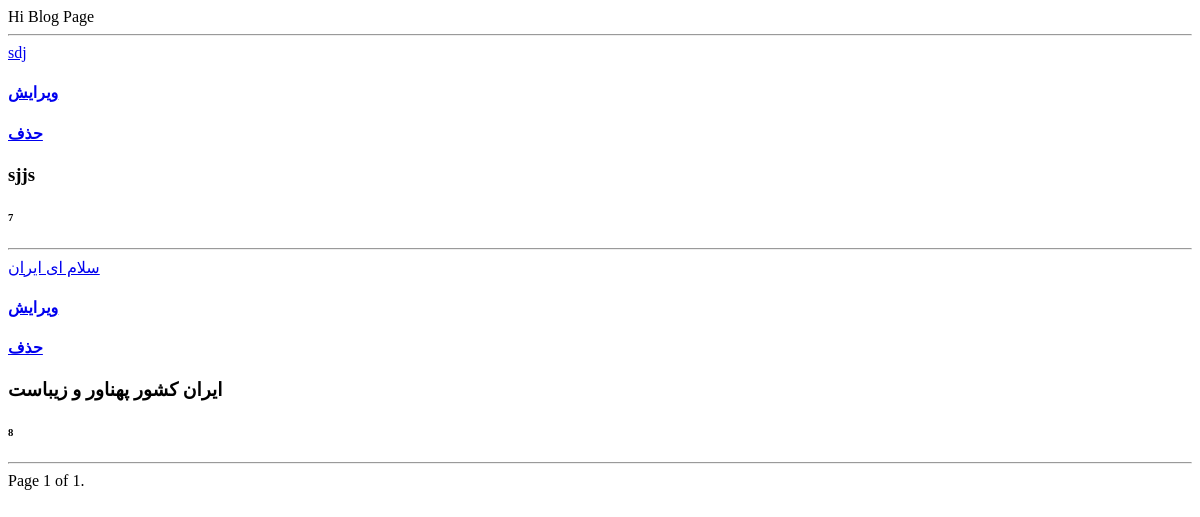
Before: /post (signed in) with the older database file.
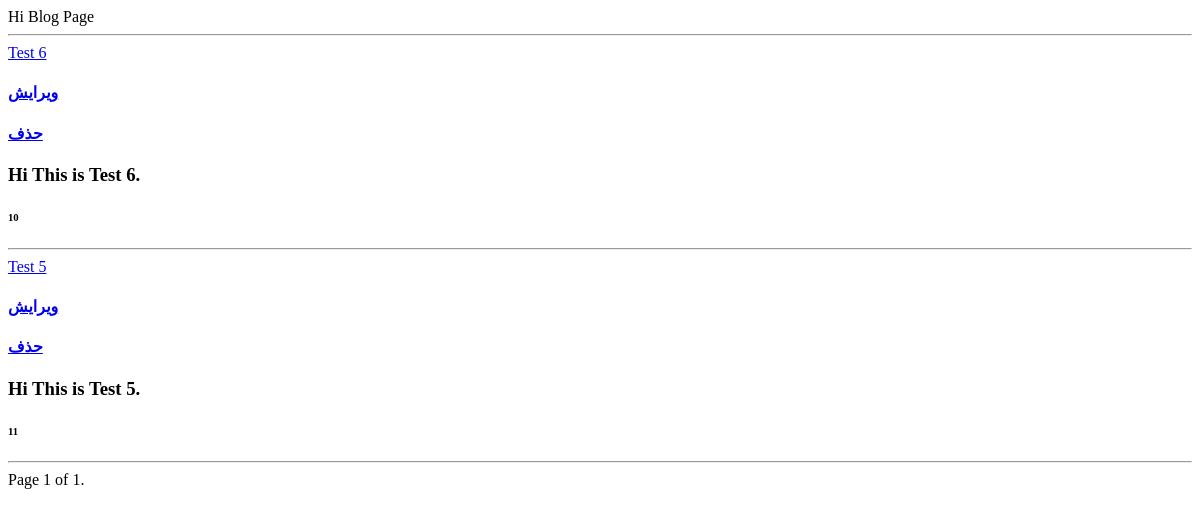
After: the same page with the newer database file.
### blog/models.py (models this page shows, shortened)
class Post(models.Model):
    author = models.ForeignKey('accounts.Profile' , on_delete=models.CASCADE)
    image=models.ImageField(null=True, blank=True)
    title = models.CharField(max_length=250)
    content= models.TextField()
    status=models.BooleanField()
    category = models.ForeignKey('Category' , on_delete=models.SET_NULL , null=True)
    created_date = models.DateTimeField(auto_now_add=True)
    updated_date =models.DateTimeField(auto_now=True)
    published_date = models.DateTimeField()

### blog/views.py (the view)
# urls.py: path('post', views.Posts.as_view(), name='Post Page'),
class Posts(PermissionRequiredMixin,LoginRequiredMixin,ListView):
    queryset = Post.objects.filter(status=True)
    template_name = 'base.html'
    permission_required = 'blog.view_post'
    context_object_name = 'posts'
    paginate_by = 3
    redirect_field_name = 'redirect_to'
    ordering = ['id']

### templates/base.html (shortened to what this page needs)
<!DOCTYPE html>
<html lang="en">
<head>
</head>
<body>
    Hi {{ name }}
    Blog Page
    <hr/>
    {% for post in object_list %}
        <a href="{% url 'blog:post-detail' pk=post.id %}">  {{ post.title }}</a>
            <a href="{% url 'blog:UpdatePost' pk=post.id %}"><h4>ویرایش</h4></a>
            <a href="{% url 'blog:DeletePost' pk=post.id %}"><h4>حذف</h4></a>
        <h3>{{ post.content }}</h3>
        <h6>{{ post.id }}</h6>
        <hr/>
    {% endfor %}
<div class="pagination">
    <span class="step-links">
        <span class="current">
            Page {{ page_obj.number }} of {{ page_obj.paginator.num_pages }}.
        </span>
    </span>
</div>
</body>
</html>

Changed rows visible on the page:
removed Post: title "sdj", content "sjjs", id "7"
no longer on this page (row edited): Post: title "سلام ای ایران", content "ایران کشور پهناور و زیباست", id "8"
added Post: title "Test 6", content "Hi This is Test 6.", id "10"
added Post: title "Test 5", content "Hi This is Test 5.", id "11"
